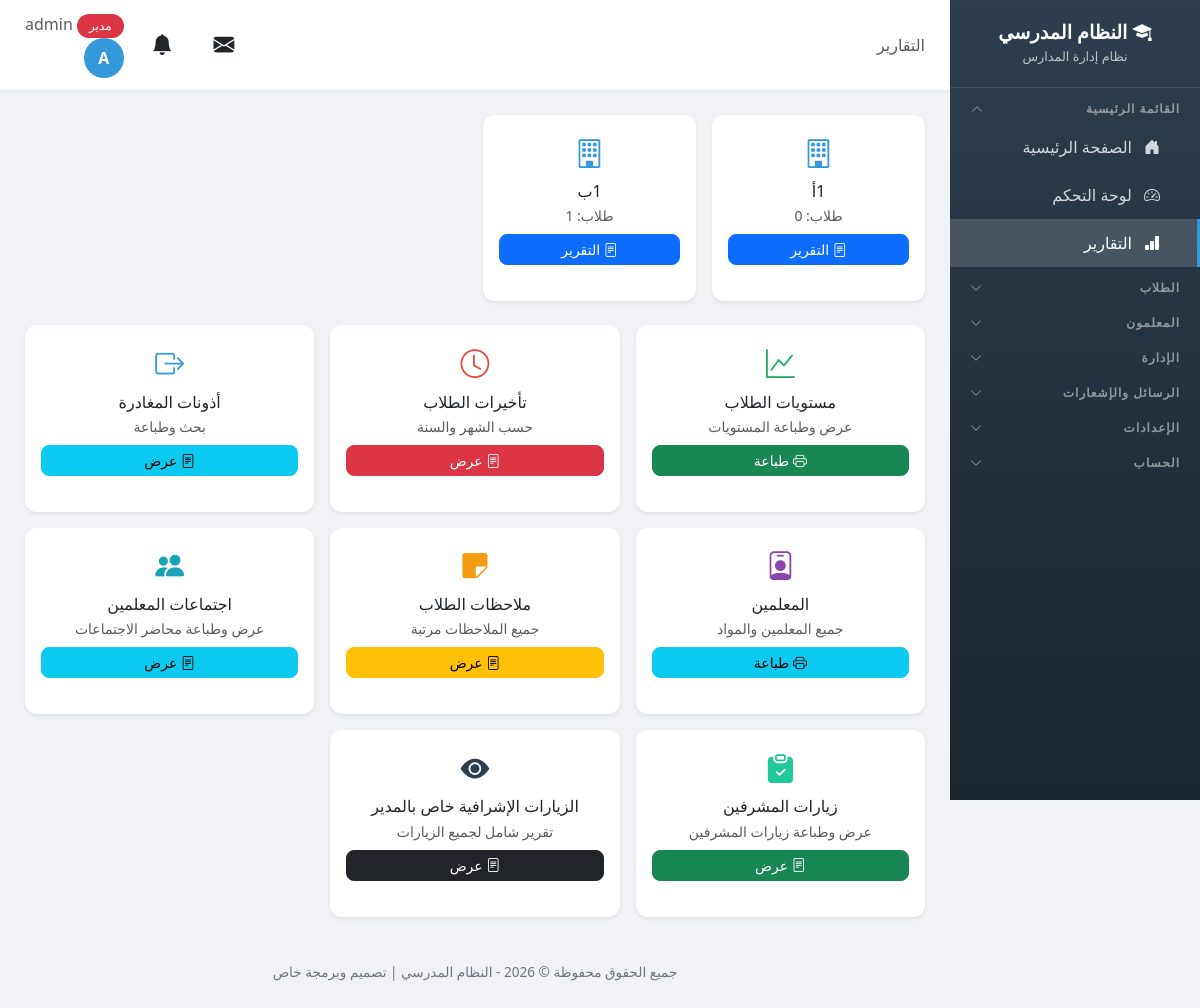
Page /reports/ (signed in) on the earlier database version.
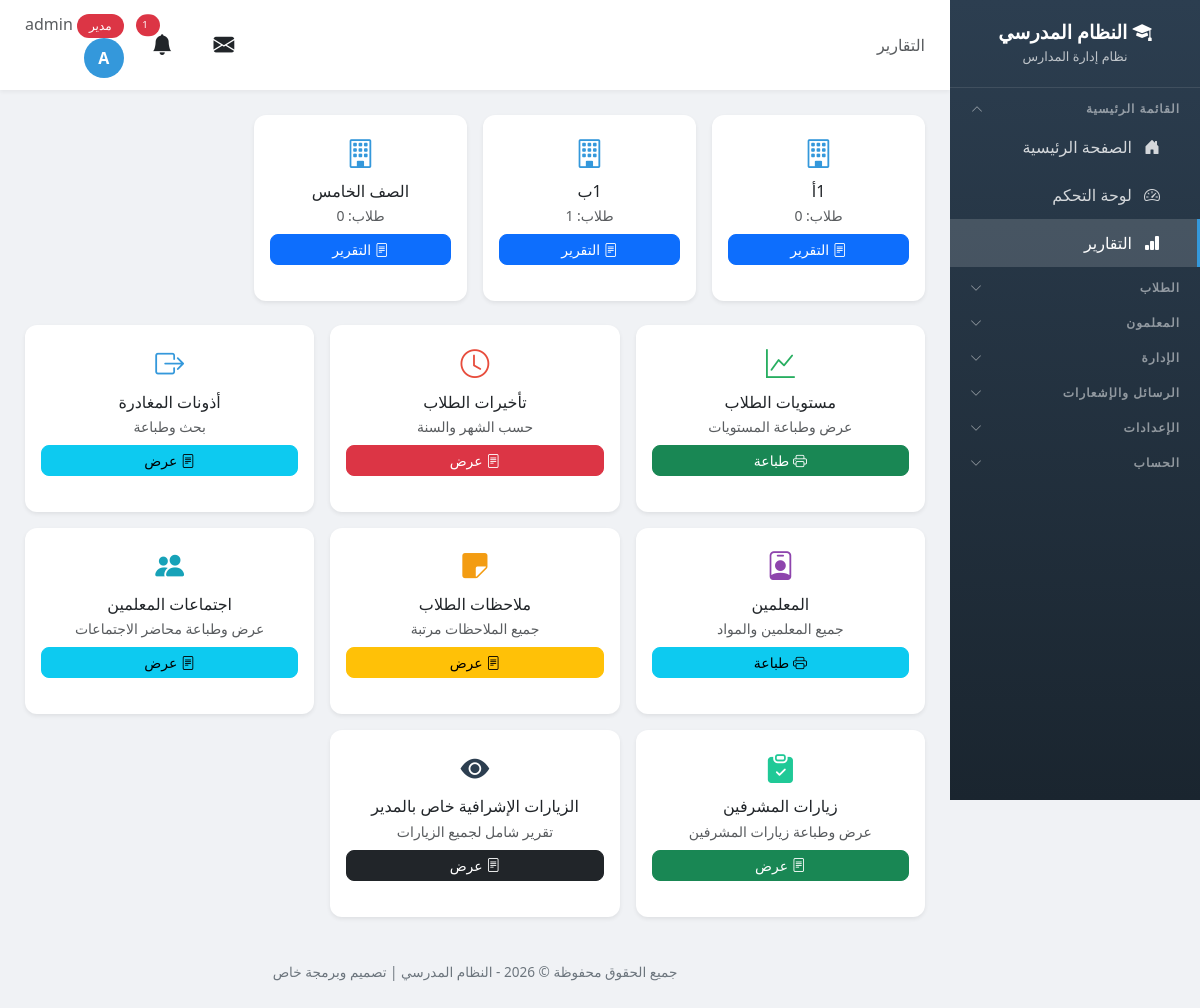
Same page on the later database version.
### school/models.py (models this page shows, shortened)
class Class(models.Model):
    name = models.CharField('اسم الصف', max_length=100, unique=True)
    guardian = models.OneToOneField('Teacher', on_delete=models.SET_NULL, null=True, blank=True, related_name='guardian_class', verbose_name='مربي الصف')
    class Meta:
        verbose_name = 'صف'
        verbose_name_plural = 'الصفوف'

### school/views.py (the view)
# urls.py: path('reports/', views.reports, name='reports'),
@login_required
def reports(request):
    if request.user.profile.role != 'admin':
        messages.error(request, 'ليس لديك صلاحية للوصول إلى هذه الصفحة')
        return redirect('dashboard')
    classes = Class.objects.all().order_by('name')
    return render(request, 'school/reports.html', {'classes': classes})

### school/models.py (called while the page is built)
def has_perm(user, module, action):
    if user.profile.role == 'admin':
        return True
    try:
        perms = user.custom_permissions
        return action in perms.permissions.get(module, [])
    except User.custom_permissions.RelatedObjectDoesNotExist:
        return False

### school/services.py (called while the page is built, shortened)
def send_visit_reminders():
    try:
        tomorrow = date.today() + timedelta(days=1)
        due = VisitProgram.objects.filter(visit_date=tomorrow, reminder_sent=False).select_related('teacher')
        if not due.exists():
            return
    except Exception as e:
        logger.error(f'خطأ في إرسال تذكيرات الزيارات: {e}')

### templates/school/reports.html (shortened to what the changed rows need)
{% extends 'school/base.html' %}
{% block content %}
<div class="row g-3 mb-4">
    {% for class_obj in classes %}
    <div class="col-md-4 col-lg-3">
        <div class="card border-0 shadow-sm h-100">
            <div class="card-body text-center py-3">
                <i class="bi bi-building" style="font-size: 1.8rem; color: #3498db;"></i>
                <h6 class="mt-2 mb-1">{{ class_obj.name }}</h6>
                <small class="text-muted d-block mb-2">طلاب: {{ class_obj.students.count }}</small>
                <a href="{% url 'class_report' class_obj.id %}" class="btn btn-primary btn-sm w-100"><i class="bi bi-file-text"></i> التقرير</a>
            </div>
        </div>
    </div>
    {% empty %}
    <div class="col-12 text-center text-muted py-4">
        <i class="bi bi-bar-chart" style="font-size: 2rem;"></i>
        <p class="mt-2">لا توجد صفوف</p>
    </div>
    {% endfor %}
</div>
{% endblock %}

### templates/school/base.html (shortened to what the changed rows need)
<!DOCTYPE html>
<html lang="ar" dir="rtl">
<head>
    <link href="https://cdn.jsdelivr.net/npm/bootstrap@5.3.0/dist/css/bootstrap.min.css" rel="stylesheet">
    <link href="https://cdn.jsdelivr.net/npm/bootstrap@5.3.0/dist/css/bootstrap.rtl.min.css" rel="stylesheet">
    <link rel="stylesheet" href="https://cdn.jsdelivr.net/npm/bootstrap-icons@1.11.0/font/bootstrap-icons.css">
    <link href="https://cdn.jsdelivr.net/npm/select2@4.1.0-rc.0/dist/css/select2.min.css" rel="stylesheet" />
    <link href="https://cdn.jsdelivr.net/npm/select2-bootstrap-5-theme@1.3.0/dist/select2-bootstrap-5-theme.rtl.min.css" rel="stylesheet" />
    <link rel="stylesheet" href="https://unpkg.com/leaflet@1.9.4/dist/leaflet.css" />
</head>
<body>
    {% if user.is_authenticated %}
    <div class="main-content">
        <div class="top-bar">
            <div class="user-info">
                <div class="dropdown d-inline-block mx-2" id="notificationBell">
                    <button class="btn btn-link text-reset position-relative p-1" type="button" data-bs-toggle="dropdown" aria-expanded="false" style="font-size: 1.3rem;">
                        <i class="bi bi-bell-fill"></i>
                        {% if unread_notifications_count > 0 %}
                        <span class="position-absolute top-0 start-100 translate-middle badge rounded-pill bg-danger" style="font-size: 0.6rem;">
                            {{ unread_notifications_count }}
                        </span>
                        {% endif %}
                    </button>
                </div>
            </div>
        </div>
        <div class="page-content">
            {% block content %}{% endblock %}
        </div>
    </div>
    {% endif %}
</body>
</html>

Differences in the rows shown:
added Class: name "الصف الخامس", students.count "0"
Other differences:
{{ unread_notifications_count }}: (not shown) → "1"
